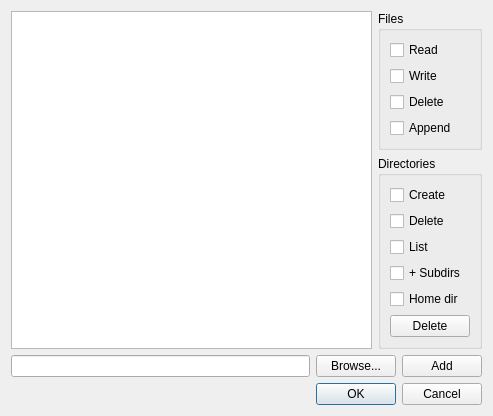
<?xml version="1.0" encoding="UTF-8"?>
<ui version="4.0">
 <class>EditDirectoriesDialog</class>
 <widget class="QDialog" name="EditDirectoriesDialog">
  <property name="geometry">
   <rect>
    <x>0</x>
    <y>0</y>
    <width>493</width>
    <height>396</height>
   </rect>
  </property>
  <property name="windowTitle">
   <string>Edit directories dialog</string>
  </property>
  <layout class="QVBoxLayout" name="verticalLayout_7">
   <item>
    <layout class="QVBoxLayout" name="verticalLayout_6">
     <item>
      <layout class="QHBoxLayout" name="horizontalLayout_2">
       <item>
        <widget class="QListView" name="lvDirectories">
         <property name="editTriggers">
          <set>QAbstractItemView::NoEditTriggers</set>
         </property>
        </widget>
       </item>
       <item>
        <layout class="QVBoxLayout" name="verticalLayout_5">
         <item>
          <widget class="QGroupBox" name="groupBox">
           <property name="title">
            <string>Files</string>
           </property>
           <layout class="QVBoxLayout" name="verticalLayout_2">
            <item>
             <layout class="QVBoxLayout" name="verticalLayout">
              <item>
               <widget class="QCheckBox" name="cbFileRead">
                <property name="text">
                 <string>Read</string>
                </property>
               </widget>
              </item>
              <item>
               <widget class="QCheckBox" name="cbFileWrite">
                <property name="text">
                 <string>Write</string>
                </property>
               </widget>
              </item>
              <item>
               <widget class="QCheckBox" name="cbFileDelete">
                <property name="text">
                 <string>Delete</string>
                </property>
               </widget>
              </item>
              <item>
               <widget class="QCheckBox" name="cbFileAppend">
                <property name="text">
                 <string>Append</string>
                </property>
               </widget>
              </item>
             </layout>
            </item>
           </layout>
          </widget>
         </item>
         <item>
          <widget class="QGroupBox" name="groupBox_2">
           <property name="title">
            <string>Directories</string>
           </property>
           <layout class="QVBoxLayout" name="verticalLayout_3">
            <item>
             <layout class="QVBoxLayout" name="verticalLayout_4">
              <item>
               <widget class="QCheckBox" name="cbDirCreate">
                <property name="text">
                 <string>Create</string>
                </property>
               </widget>
              </item>
              <item>
               <widget class="QCheckBox" name="cbDirDelete">
                <property name="text">
                 <string>Delete</string>
                </property>
               </widget>
              </item>
              <item>
               <widget class="QCheckBox" name="cbDirList">
                <property name="text">
                 <string>List</string>
                </property>
               </widget>
              </item>
              <item>
               <widget class="QCheckBox" name="cbDirSubDirs">
                <property name="text">
                 <string>+ Subdirs</string>
                </property>
               </widget>
              </item>
              <item>
               <widget class="QCheckBox" name="cbIsHome">
                <property name="text">
                 <string>Home dir</string>
                </property>
               </widget>
              </item>
             </layout>
            </item>
            <item>
             <widget class="QPushButton" name="btnDelete">
              <property name="text">
               <string>Delete</string>
              </property>
             </widget>
            </item>
            <item>
             <spacer name="verticalSpacer">
              <property name="orientation">
               <enum>Qt::Vertical</enum>
              </property>
              <property name="sizeHint" stdset="0">
               <size>
                <width>20</width>
                <height>40</height>
               </size>
              </property>
             </spacer>
            </item>
           </layout>
          </widget>
         </item>
        </layout>
       </item>
      </layout>
     </item>
     <item>
      <layout class="QHBoxLayout" name="horizontalLayout">
       <item>
        <widget class="QLineEdit" name="leDirectory"/>
       </item>
       <item>
        <widget class="QPushButton" name="btnBrowse">
         <property name="text">
          <string>Browse...</string>
         </property>
        </widget>
       </item>
       <item>
        <widget class="QPushButton" name="btnAdd">
         <property name="text">
          <string>Add</string>
         </property>
        </widget>
       </item>
      </layout>
     </item>
     <item>
      <widget class="QDialogButtonBox" name="buttonBox">
       <property name="orientation">
        <enum>Qt::Horizontal</enum>
       </property>
       <property name="standardButtons">
        <set>QDialogButtonBox::Cancel|QDialogButtonBox::Ok</set>
       </property>
      </widget>
     </item>
     <item>
      <spacer name="verticalSpacer_2">
       <property name="orientation">
        <enum>Qt::Vertical</enum>
       </property>
       <property name="sizeHint" stdset="0">
        <size>
         <width>20</width>
         <height>40</height>
        </size>
       </property>
      </spacer>
     </item>
    </layout>
   </item>
  </layout>
 </widget>
 <resources/>
 <connections>
  <connection>
   <sender>buttonBox</sender>
   <signal>accepted()</signal>
   <receiver>EditDirectoriesDialog</receiver>
   <slot>accept()</slot>
   <hints>
    <hint type="sourcelabel">
     <x>248</x>
     <y>254</y>
    </hint>
    <hint type="destinationlabel">
     <x>157</x>
     <y>274</y>
    </hint>
   </hints>
  </connection>
  <connection>
   <sender>buttonBox</sender>
   <signal>rejected()</signal>
   <receiver>EditDirectoriesDialog</receiver>
   <slot>reject()</slot>
   <hints>
    <hint type="sourcelabel">
     <x>316</x>
     <y>260</y>
    </hint>
    <hint type="destinationlabel">
     <x>286</x>
     <y>274</y>
    </hint>
   </hints>
  </connection>
 </connections>
</ui>
